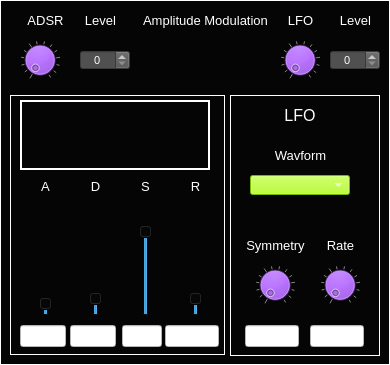
  <widget class="CustomFrame" name="frame_MSOsynth_AmplitudeModulation">
   <property name="geometry">
    <rect>
     <x>415</x>
     <y>5</y>
     <width>390</width>
     <height>365</height>
    </rect>
   </property>
   <property name="styleSheet">
    <string notr="true">background-color: rgb(5, 5, 5);
color: rgb(255, 255, 255);</string>
   </property>
   <property name="frameShape">
    <enum>QFrame::Panel</enum>
   </property>
   <property name="frameShadow">
    <enum>QFrame::Plain</enum>
   </property>
   <property name="midLineWidth">
    <number>1</number>
   </property>
   <widget class="CustomSpinBox" name="spinBox_MSOsynth_AmpModAdsrLevel">
    <property name="geometry">
     <rect>
      <x>80</x>
      <y>50</y>
      <width>50</width>
      <height>20</height>
     </rect>
    </property>
    <property name="font">
     <font>
      <pointsize>8</pointsize>
     </font>
    </property>
    <property name="focusPolicy">
     <enum>Qt::NoFocus</enum>
    </property>
    <property name="styleSheet">
     <string notr="true">background-color: rgb(80,80,80);
color: rgb(255, 255, 255);</string>
    </property>
    <property name="alignment">
     <set>Qt::AlignCenter</set>
    </property>
    <property name="readOnly">
     <bool>false</bool>
    </property>
    <property name="accelerated">
     <bool>true</bool>
    </property>
    <property name="maximum">
     <number>100</number>
    </property>
    <property name="value">
     <number>0</number>
    </property>
   </widget>
   <widget class="QLabel" name="label_395">
    <property name="geometry">
     <rect>
      <x>75</x>
      <y>10</y>
      <width>51</width>
      <height>21</height>
     </rect>
    </property>
    <property name="font">
     <font>
      <pointsize>10</pointsize>
     </font>
    </property>
    <property name="styleSheet">
     <string notr="true">color: rgb(255, 255, 255);</string>
    </property>
    <property name="text">
     <string>Level</string>
    </property>
    <property name="alignment">
     <set>Qt::AlignCenter</set>
    </property>
   </widget>
   <widget class="QLabel" name="label_386">
    <property name="geometry">
     <rect>
      <x>20</x>
      <y>10</y>
      <width>51</width>
      <height>21</height>
     </rect>
    </property>
    <property name="font">
     <font>
      <pointsize>10</pointsize>
     </font>
    </property>
    <property name="styleSheet">
     <string notr="true">color: rgb(255, 255, 255);</string>
    </property>
    <property name="text">
     <string>ADSR</string>
    </property>
    <property name="alignment">
     <set>Qt::AlignCenter</set>
    </property>
   </widget>
   <widget class="CustomDial" name="dial_MSOsynth_AmpModAdsrLevel">
    <property name="geometry">
     <rect>
      <x>20</x>
      <y>40</y>
      <width>40</width>
      <height>40</height>
     </rect>
    </property>
    <property name="focusPolicy">
     <enum>Qt::NoFocus</enum>
    </property>
    <property name="styleSheet">
     <string notr="true">background-color: rgb(170, 85, 255);</string>
    </property>
    <property name="maximum">
     <number>100</number>
    </property>
    <property name="value">
     <number>0</number>
    </property>
    <property name="wrapping">
     <bool>false</bool>
    </property>
    <property name="notchTarget">
     <double>8.000000000000000</double>
    </property>
    <property name="notchesVisible">
     <bool>true</bool>
    </property>
   </widget>
   <widget class="CustomFrame" name="frame_PADsynth_PwmModADSR">
    <property name="geometry">
     <rect>
      <x>10</x>
      <y>95</y>
      <width>215</width>
      <height>260</height>
     </rect>
    </property>
    <property name="styleSheet">
     <string notr="true">background-color: rgb(5, 5, 5);
color: rgb(255, 255, 255);</string>
    </property>
    <property name="frameShape">
     <enum>QFrame::Panel</enum>
    </property>
    <property name="frameShadow">
     <enum>QFrame::Plain</enum>
    </property>
    <property name="lineWidth">
     <number>1</number>
    </property>
    <property name="midLineWidth">
     <number>1</number>
    </property>
    <widget class="QLabel" name="label_Osc1HarmonyLevel_10">
     <property name="geometry">
      <rect>
       <x>20</x>
       <y>82</y>
       <width>31</width>
       <height>18</height>
      </rect>
     </property>
     <property name="font">
      <font>
       <pointsize>10</pointsize>
      </font>
     </property>
     <property name="styleSheet">
      <string notr="true">color: rgb(255, 255, 255);</string>
     </property>
     <property name="text">
      <string>A</string>
     </property>
     <property name="alignment">
      <set>Qt::AlignCenter</set>
     </property>
    </widget>
    <widget class="CustomVerticalSlider" name="verticalSlider_MSOsynth_AmpModAdsrA">
     <property name="geometry">
      <rect>
       <x>25</x>
       <y>110</y>
       <width>22</width>
       <height>111</height>
      </rect>
     </property>
     <property name="maximum">
      <number>100</number>
     </property>
     <property name="value">
      <number>5</number>
     </property>
     <property name="orientation">
      <enum>Qt::Vertical</enum>
     </property>
     <property name="tickPosition">
      <enum>QSlider::NoTicks</enum>
     </property>
     <property name="tickInterval">
      <number>10</number>
     </property>
    </widget>
    <widget class="CustomVerticalSlider" name="verticalSlider_MSOsynth_AmpModAdsrD">
     <property name="geometry">
      <rect>
       <x>75</x>
       <y>110</y>
       <width>22</width>
       <height>111</height>
      </rect>
     </property>
     <property name="maximum">
      <number>100</number>
     </property>
     <property name="value">
      <number>10</number>
     </property>
     <property name="orientation">
      <enum>Qt::Vertical</enum>
     </property>
     <property name="tickPosition">
      <enum>QSlider::NoTicks</enum>
     </property>
     <property name="tickInterval">
      <number>10</number>
     </property>
    </widget>
    <widget class="CustomVerticalSlider" name="verticalSlider_MSOsynth_AmpModAdsrS">
     <property name="geometry">
      <rect>
       <x>125</x>
       <y>110</y>
       <width>22</width>
       <height>111</height>
      </rect>
     </property>
     <property name="maximum">
      <number>100</number>
     </property>
     <property name="value">
      <number>80</number>
     </property>
     <property name="orientation">
      <enum>Qt::Vertical</enum>
     </property>
     <property name="tickPosition">
      <enum>QSlider::NoTicks</enum>
     </property>
     <property name="tickInterval">
      <number>10</number>
     </property>
    </widget>
    <widget class="CustomVerticalSlider" name="verticalSlider_MSOsynth_AmpModAdsrR">
     <property name="geometry">
      <rect>
       <x>175</x>
       <y>110</y>
       <width>22</width>
       <height>111</height>
      </rect>
     </property>
     <property name="maximum">
      <number>100</number>
     </property>
     <property name="value">
      <number>10</number>
     </property>
     <property name="orientation">
      <enum>Qt::Vertical</enum>
     </property>
     <property name="tickPosition">
      <enum>QSlider::NoTicks</enum>
     </property>
     <property name="tickInterval">
      <number>10</number>
     </property>
    </widget>
    <widget class="QLabel" name="label_Osc1HarmonyLevel_11">
     <property name="geometry">
      <rect>
       <x>70</x>
       <y>82</y>
       <width>31</width>
       <height>18</height>
      </rect>
     </property>
     <property name="font">
      <font>
       <pointsize>10</pointsize>
      </font>
     </property>
     <property name="styleSheet">
      <string notr="true">color: rgb(255, 255, 255);</string>
     </property>
     <property name="text">
      <string>D</string>
     </property>
     <property name="alignment">
      <set>Qt::AlignCenter</set>
     </property>
    </widget>
    <widget class="QLabel" name="label_AdsrS_1">
     <property name="geometry">
      <rect>
       <x>120</x>
       <y>82</y>
       <width>31</width>
       <height>18</height>
      </rect>
     </property>
     <property name="font">
      <font>
       <pointsize>10</pointsize>
      </font>
     </property>
     <property name="styleSheet">
      <string notr="true">color: rgb(255, 255, 255);</string>
     </property>
     <property name="text">
      <string>S</string>
     </property>
     <property name="alignment">
      <set>Qt::AlignCenter</set>
     </property>
    </widget>
    <widget class="QLabel" name="label_Osc1HarmonyLevel_13">
     <property name="geometry">
      <rect>
       <x>170</x>
       <y>82</y>
       <width>31</width>
       <height>18</height>
      </rect>
     </property>
     <property name="font">
      <font>
       <pointsize>10</pointsize>
      </font>
     </property>
     <property name="styleSheet">
      <string notr="true">color: rgb(255, 255, 255);</string>
     </property>
     <property name="text">
      <string>R</string>
     </property>
     <property name="alignment">
      <set>Qt::AlignCenter</set>
     </property>
    </widget>
    <widget class="QLineEdit" name="lineEdit_MSOsynth_AmpModAdsrA">
     <property name="geometry">
      <rect>
       <x>10</x>
       <y>230</y>
       <width>46</width>
       <height>22</height>
      </rect>
     </property>
     <property name="styleSheet">
      <string notr="true">background-color: rgb(255, 255, 255);
color: rgb(0, 0, 0);</string>
     </property>
     <property name="alignment">
      <set>Qt::AlignCenter</set>
     </property>
     <property name="readOnly">
      <bool>true</bool>
     </property>
    </widget>
    <widget class="QLineEdit" name="lineEdit_MSOsynth_AmpModAdsrD">
     <property name="geometry">
      <rect>
       <x>60</x>
       <y>230</y>
       <width>46</width>
       <height>22</height>
      </rect>
     </property>
     <property name="styleSheet">
      <string notr="true">background-color: rgb(255, 255, 255);
color: rgb(0, 0, 0);</string>
     </property>
     <property name="alignment">
      <set>Qt::AlignCenter</set>
     </property>
     <property name="readOnly">
      <bool>true</bool>
     </property>
    </widget>
    <widget class="QLineEdit" name="lineEdit_MSOsynth_AmpModAdsrS">
     <property name="geometry">
      <rect>
       <x>112</x>
       <y>230</y>
       <width>40</width>
       <height>22</height>
      </rect>
     </property>
     <property name="styleSheet">
      <string notr="true">background-color: rgb(255, 255, 255);
color: rgb(0, 0, 0);</string>
     </property>
     <property name="alignment">
      <set>Qt::AlignCenter</set>
     </property>
     <property name="readOnly">
      <bool>true</bool>
     </property>
    </widget>
    <widget class="QLineEdit" name="lineEdit_MSOsynth_AmpModAdsrR">
     <property name="geometry">
      <rect>
       <x>155</x>
       <y>230</y>
       <width>54</width>
       <height>22</height>
      </rect>
     </property>
     <property name="styleSheet">
      <string notr="true">background-color: rgb(255, 255, 255);
color: rgb(0, 0, 0);</string>
     </property>
     <property name="alignment">
      <set>Qt::AlignCenter</set>
     </property>
     <property name="readOnly">
      <bool>true</bool>
     </property>
    </widget>
    <widget class="QFrame" name="frame_MSOsynth_AmpModAdsrPlotFrame">
     <property name="geometry">
      <rect>
       <x>10</x>
       <y>5</y>
       <width>190</width>
       <height>70</height>
      </rect>
     </property>
     <property name="styleSheet">
      <string notr="true">background-color: rgb(5, 5, 5);
color: rgb(255, 255, 255);</string>
     </property>
     <property name="frameShape">
      <enum>QFrame::Panel</enum>
     </property>
     <property name="frameShadow">
      <enum>QFrame::Plain</enum>
     </property>
     <property name="lineWidth">
      <number>2</number>
     </property>
     <widget class="QCustomPlot" name="widget_MSOsynth_AmpModADSRplot" native="true">
      <property name="geometry">
       <rect>
        <x>10</x>
        <y>10</y>
        <width>165</width>
        <height>50</height>
       </rect>
      </property>
      <property name="sizePolicy">
       <sizepolicy hsizetype="Fixed" vsizetype="Fixed">
        <horstretch>0</horstretch>
        <verstretch>0</verstretch>
       </sizepolicy>
      </property>
      <property name="maximumSize">
       <size>
        <width>165</width>
        <height>50</height>
       </size>
      </property>
     </widget>
    </widget>
   </widget>
   <widget class="CustomFrame" name="frame_MSOsynth_AmpModLFO">
    <property name="geometry">
     <rect>
      <x>230</x>
      <y>95</y>
      <width>150</width>
      <height>261</height>
     </rect>
    </property>
    <property name="styleSheet">
     <string notr="true">background-color: rgb(5, 5, 5);
color: rgb(255, 255, 255);</string>
    </property>
    <property name="frameShape">
     <enum>QFrame::Panel</enum>
    </property>
    <property name="frameShadow">
     <enum>QFrame::Plain</enum>
    </property>
    <property name="lineWidth">
     <number>1</number>
    </property>
    <property name="midLineWidth">
     <number>1</number>
    </property>
    <widget class="QLabel" name="label_LFOtitle_6">
     <property name="geometry">
      <rect>
       <x>30</x>
       <y>10</y>
       <width>80</width>
       <height>20</height>
      </rect>
     </property>
     <property name="font">
      <font>
       <pointsize>12</pointsize>
      </font>
     </property>
     <property name="styleSheet">
      <string notr="true">color: rgb(255, 255, 255);</string>
     </property>
     <property name="text">
      <string>LFO</string>
     </property>
     <property name="alignment">
      <set>Qt::AlignCenter</set>
     </property>
    </widget>
    <widget class="QLineEdit" name="lineEdit_MSOsynth_AmpModLFOrate">
     <property name="geometry">
      <rect>
       <x>80</x>
       <y>230</y>
       <width>54</width>
       <height>22</height>
      </rect>
     </property>
     <property name="styleSheet">
      <string notr="true">background-color: rgb(255, 255, 255);
color: rgb(0, 0, 0);</string>
     </property>
     <property name="alignment">
      <set>Qt::AlignCenter</set>
     </property>
     <property name="readOnly">
      <bool>true</bool>
     </property>
    </widget>
    <widget class="QLabel" name="label_201">
     <property name="geometry">
      <rect>
       <x>40</x>
       <y>50</y>
       <width>61</width>
       <height>21</height>
      </rect>
     </property>
     <property name="font">
      <font>
       <pointsize>10</pointsize>
      </font>
     </property>
     <property name="styleSheet">
      <string notr="true">color: rgb(255, 255, 255);</string>
     </property>
     <property name="text">
      <string>Wavform</string>
     </property>
     <property name="alignment">
      <set>Qt::AlignCenter</set>
     </property>
    </widget>
    <widget class="CustomDial" name="dial_MSOsynth_AmpModLFOsymmetry">
     <property name="geometry">
      <rect>
       <x>25</x>
       <y>170</y>
       <width>40</width>
       <height>40</height>
      </rect>
     </property>
     <property name="focusPolicy">
      <enum>Qt::NoFocus</enum>
     </property>
     <property name="styleSheet">
      <string notr="true">background-color: rgb(170, 85, 255);</string>
     </property>
     <property name="maximum">
      <number>100</number>
     </property>
     <property name="value">
      <number>0</number>
     </property>
     <property name="wrapping">
      <bool>false</bool>
     </property>
     <property name="notchTarget">
      <double>8.000000000000000</double>
     </property>
     <property name="notchesVisible">
      <bool>true</bool>
     </property>
    </widget>
    <widget class="CustomComboBox" name="comboBox_MSOsynth_AmpModLFOwaveform">
     <property name="geometry">
      <rect>
       <x>20</x>
       <y>80</y>
       <width>100</width>
       <height>20</height>
      </rect>
     </property>
     <property name="font">
      <font>
       <pointsize>8</pointsize>
      </font>
     </property>
     <property name="focusPolicy">
      <enum>Qt::NoFocus</enum>
     </property>
     <property name="styleSheet">
      <string notr="true">selection-background-color: rgb(255, 0, 0);
border-color: rgb(0, 0, 0);
background-color: rgb(170, 255, 0);
</string>
     </property>
     <property name="currentText">
      <string/>
     </property>
     <property name="currentIndex">
      <number>-1</number>
     </property>
     <property name="maxVisibleItems">
      <number>4</number>
     </property>
    </widget>
    <widget class="CustomDial" name="dial_MSOsynth_AmpModLFOrate">
     <property name="geometry">
      <rect>
       <x>90</x>
       <y>170</y>
       <width>40</width>
       <height>40</height>
      </rect>
     </property>
     <property name="focusPolicy">
      <enum>Qt::NoFocus</enum>
     </property>
     <property name="styleSheet">
      <string notr="true">background-color: rgb(170, 85, 255);</string>
     </property>
     <property name="maximum">
      <number>100</number>
     </property>
     <property name="value">
      <number>0</number>
     </property>
     <property name="wrapping">
      <bool>false</bool>
     </property>
     <property name="notchTarget">
      <double>8.000000000000000</double>
     </property>
     <property name="notchesVisible">
      <bool>true</bool>
     </property>
    </widget>
    <widget class="QLabel" name="label_202">
     <property name="geometry">
      <rect>
       <x>5</x>
       <y>140</y>
       <width>81</width>
       <height>21</height>
      </rect>
     </property>
     <property name="font">
      <font>
       <pointsize>10</pointsize>
      </font>
     </property>
     <property name="styleSheet">
      <string notr="true">color: rgb(255, 255, 255);</string>
     </property>
     <property name="text">
      <string>Symmetry</string>
     </property>
     <property name="alignment">
      <set>Qt::AlignCenter</set>
     </property>
    </widget>
    <widget class="QLabel" name="label_203">
     <property name="geometry">
      <rect>
       <x>90</x>
       <y>140</y>
       <width>41</width>
       <height>21</height>
      </rect>
     </property>
     <property name="font">
      <font>
       <pointsize>10</pointsize>
      </font>
     </property>
     <property name="styleSheet">
      <string notr="true">color: rgb(255, 255, 255);</string>
     </property>
     <property name="text">
      <string>Rate</string>
     </property>
     <property name="alignment">
      <set>Qt::AlignCenter</set>
     </property>
    </widget>
    <widget class="QLineEdit" name="lineEdit_MSOsynth_AmpModLFOsymmetry">
     <property name="geometry">
      <rect>
       <x>15</x>
       <y>230</y>
       <width>54</width>
       <height>22</height>
      </rect>
     </property>
     <property name="styleSheet">
      <string notr="true">background-color: rgb(255, 255, 255);
color: rgb(0, 0, 0);</string>
     </property>
     <property name="alignment">
      <set>Qt::AlignCenter</set>
     </property>
     <property name="readOnly">
      <bool>true</bool>
     </property>
    </widget>
   </widget>
   <widget class="CustomDial" name="dial_MSOsynth_AmpModLFOLevel">
    <property name="geometry">
     <rect>
      <x>280</x>
      <y>40</y>
      <width>40</width>
      <height>40</height>
     </rect>
    </property>
    <property name="focusPolicy">
     <enum>Qt::NoFocus</enum>
    </property>
    <property name="styleSheet">
     <string notr="true">background-color: rgb(170, 85, 255);</string>
    </property>
    <property name="maximum">
     <number>100</number>
    </property>
    <property name="value">
     <number>0</number>
    </property>
    <property name="wrapping">
     <bool>false</bool>
    </property>
    <property name="notchTarget">
     <double>8.000000000000000</double>
    </property>
    <property name="notchesVisible">
     <bool>true</bool>
    </property>
   </widget>
   <widget class="QLabel" name="label_387">
    <property name="geometry">
     <rect>
      <x>330</x>
      <y>10</y>
      <width>51</width>
      <height>21</height>
     </rect>
    </property>
    <property name="font">
     <font>
      <pointsize>10</pointsize>
     </font>
    </property>
    <property name="styleSheet">
     <string notr="true">color: rgb(255, 255, 255);</string>
    </property>
    <property name="text">
     <string>Level</string>
    </property>
    <property name="alignment">
     <set>Qt::AlignCenter</set>
    </property>
   </widget>
   <widget class="CustomSpinBox" name="spinBox_MSOsynth_AmpModLfoLevel">
    <property name="geometry">
     <rect>
      <x>330</x>
      <y>50</y>
      <width>50</width>
      <height>20</height>
     </rect>
    </property>
    <property name="font">
     <font>
      <pointsize>8</pointsize>
     </font>
    </property>
    <property name="focusPolicy">
     <enum>Qt::NoFocus</enum>
    </property>
    <property name="styleSheet">
     <string notr="true">background-color: rgb(80,80,80);
color: rgb(255, 255, 255);</string>
    </property>
    <property name="alignment">
     <set>Qt::AlignCenter</set>
    </property>
    <property name="readOnly">
     <bool>false</bool>
    </property>
    <property name="accelerated">
     <bool>true</bool>
    </property>
    <property name="maximum">
     <number>100</number>
    </property>
    <property name="value">
     <number>0</number>
    </property>
   </widget>
   <widget class="QLabel" name="label_384">
    <property name="geometry">
     <rect>
      <x>275</x>
      <y>10</y>
      <width>51</width>
      <height>21</height>
     </rect>
    </property>
    <property name="font">
     <font>
      <pointsize>10</pointsize>
     </font>
    </property>
    <property name="styleSheet">
     <string notr="true">color: rgb(255, 255, 255);</string>
    </property>
    <property name="text">
     <string>LFO</string>
    </property>
    <property name="alignment">
     <set>Qt::AlignCenter</set>
    </property>
   </widget>
   <widget class="QLabel" name="label_385">
    <property name="geometry">
     <rect>
      <x>130</x>
      <y>10</y>
      <width>151</width>
      <height>20</height>
     </rect>
    </property>
    <property name="font">
     <font>
      <pointsize>10</pointsize>
     </font>
    </property>
    <property name="styleSheet">
     <string notr="true">color: rgb(255, 255, 255);</string>
    </property>
    <property name="text">
     <string>Amplitude Modulation</string>
    </property>
    <property name="alignment">
     <set>Qt::AlignCenter</set>
    </property>
   </widget>
  </widget>
